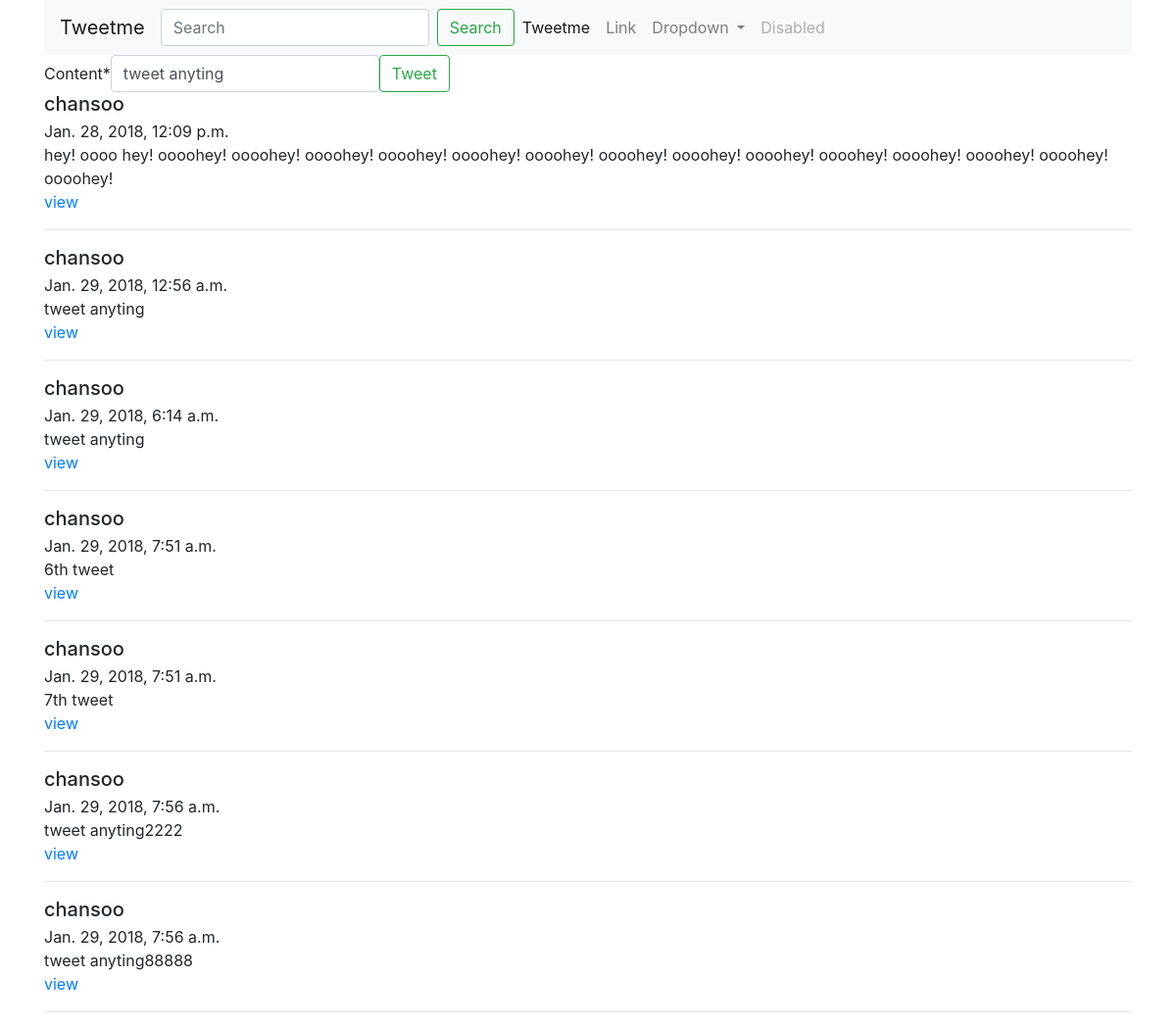
Before: / with the older database file.
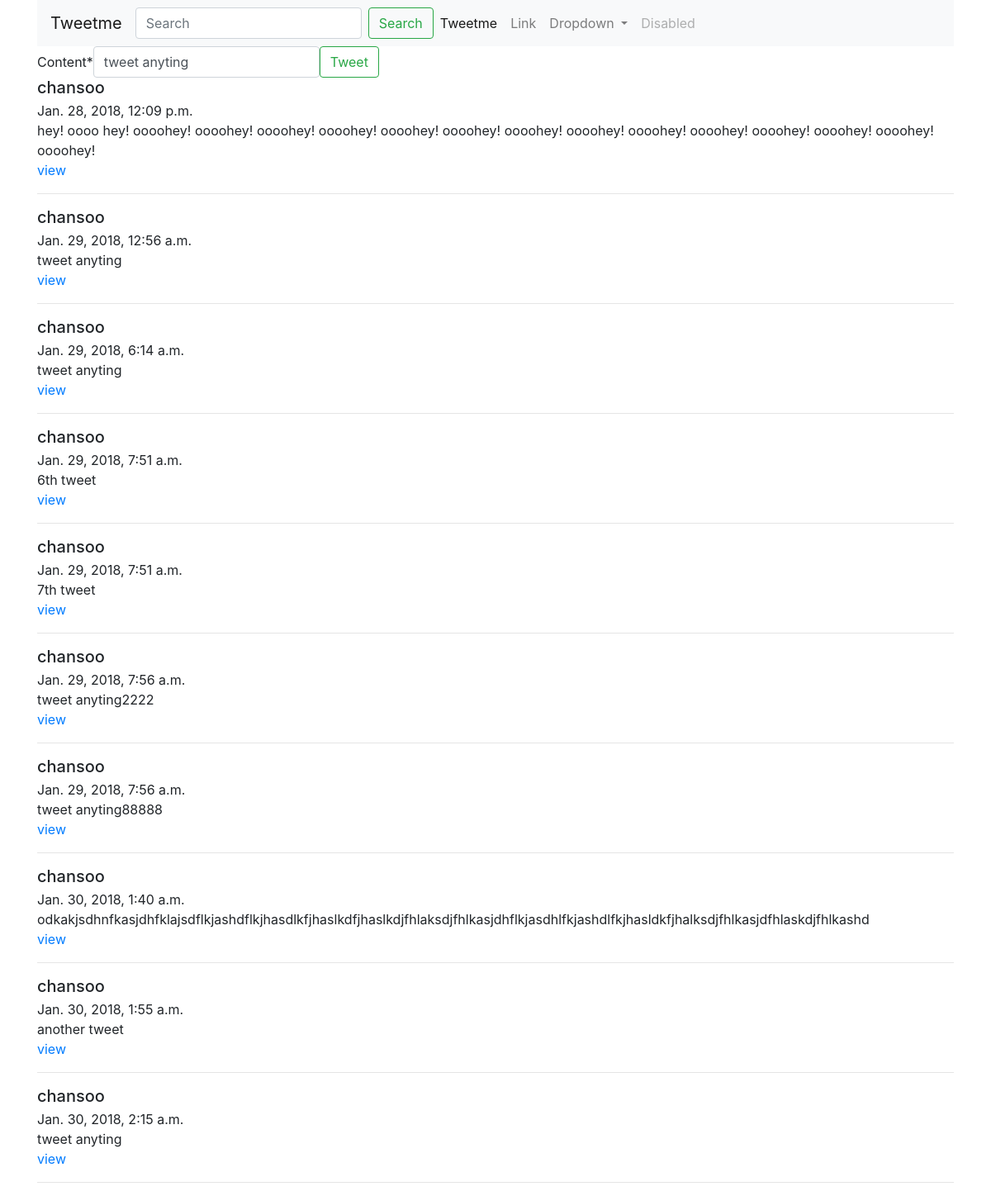
After: the same page with the newer database file.
### tweets/models.py (models this page shows, shortened)
class Tweet(models.Model):
    user        = models.ForeignKey(settings.AUTH_USER_MODEL, default=1)
    content     = models.CharField(max_length=140, default="tweet anyting", validators=[validate_content])
    updated_at  = models.DateTimeField(auto_now=True)
    timestamp   = models.DateTimeField(auto_now_add=True)
    def get_absolute_url(self):
        return reverse("tweets:detail", kwargs={'pk':self.pk})

### tweets/views.py (the view)
# urls.py: url(r'^$', TweetListView.as_view(), name='home'),
class TweetListView(ListView):
    def get_queryset(self, *args, **kwargs):
        qs = Tweet.objects.all()
        print(self.request.GET)
        query = self.request.GET.get("q", None)
        if query is not None:
            qs = qs.filter(
                Q(content__icontains=query) |
                Q(user__username__icontains=query)
            )
        return qs
    def get_context_data(self, *args, **kwargs):
        context = super(TweetListView, self).get_context_data(*args, **kwargs)
        context['create_form'] = TweetModelForm()
        context['create_url'] = reverse_lazy("tweets:create")
        return context

### tweets/forms.py
class TweetModelForm(forms.ModelForm):
    class Meta:
        model = Tweet
        fields = [
            "content",
        ]

### tweets/templates/tweets/tweet_list.html (shortened to what this page needs)
{% extends "base.html" %}
{% block content %}
    <ul class="list-unstyled">
    {% if not request.GET.q %}
            {% include "tweets/form.html" with form=create_form action_url=create_url btn_title='Tweet' %}
    {% endif %}
    {% for object in object_list %}
        <li class="media">
            <div class="media-body">
                <h5 class="mt-0 mb-1">{{ object.user }}</h5>
                {{ object.timestamp }}<br>
                {{ object.content }}<br>
                <a href="{{ object.get_absolute_url}}">view</a>
            </div>
        </li>
        <hr/>
    </ul>
    {% empty %}
        {% if request.GET.q %}
            <p> no tweet found</p>
        {% else %}
            <p>No tweets yet.</p>
        {% endif %}
    {% endfor %}
{% endblock content %}

Changed rows visible on the page:
added Tweet: user "chansoo", timestamp "Jan. 30, 2018, 1:40 a.m.", content "odkakjsdhnfkasjdhfklajsdflkjashdflkjhasdlkfjhaslkdfjhaslkdjfhlaksdjfhlkasjdhflkjasdhlfkjashdlfkjhasldkfjhalksdjfhlkasjdfhlaskdjfhlkashd"
added Tweet: user "chansoo", timestamp "Jan. 30, 2018, 1:55 a.m.", content "another tweet"
added Tweet: user "chansoo", timestamp "Jan. 30, 2018, 2:15 a.m.", content "tweet anyting"
